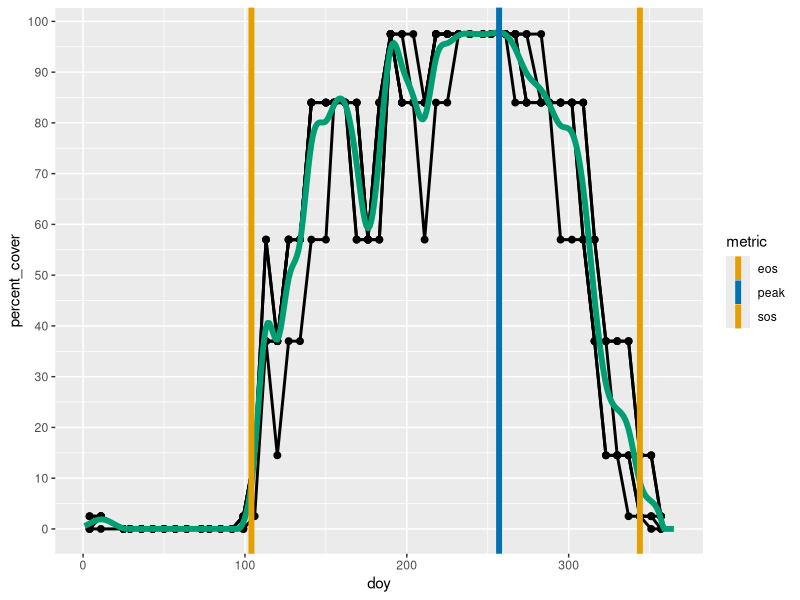

R code for this plot:
library(tidyverse)

#-------------------------------------------
# This data is part of the unreleased PHENOMET database.
# Values for the percent percent green canopy for mesquite at 
# the NORT site are provided in the repo for the relavant year.
# obtained with the following commented code.
#-------------------------------------------
#library(phenometR)

# all_pros_glan = get_species_phenophase('PRGL')
# 
# percent_cover_values = tribble(
#   ~PHENOPHASE, ~STATUS, ~PERCENT_COVER,
#   'DS_202',     0,       0,
#   'DS_202',     1,       2.5,
#   'DS_202',     2,       14.5,
#   'DS_202',     3,       37,
#   'DS_202',     4,       57,
#   'DS_202',     5,       84,
#   'DS_202',     6,       97.5
# )
# 
# 
# nort_2019 = all_pros_glan %>%
#   filter(PHENOPHASE %in% c('DS_202')) %>%
#   filter(SITE_CODE %in% c('NO')) %>%
#   filter(YEAR==2019) %>%
#   left_join(percent_cover_values, by=c('PHENOPHASE','STATUS')) %>%
#   rename_with(tolower)
# 
# write_csv(nort_2019, 'drone_analysis/data/nort_2019_ground_phenology.csv')
#-------------------------------------------


# here percent cover is the phenophase "Percentage of leaves green for deciduous shrubs"
nort_2019 = read_csv('drone_analysis/data/nort_2019_ground_phenology.csv')  



#------
# extract phenology
#------

threshold = 10 # equal 10% green lvs since the scale here is 0-100%
full_year = data.frame(doy = 1:365)
full_year$smoothed_percent_green_lvs = predict(smooth.spline(x=nort_2019$doy,y=nort_2019$percent_cover), x=full_year$doy)$y

# make sure the smoothed line doesn't drop below 0%
full_year$smoothed_percent_green_lvs = pmax(0, full_year$smoothed_percent_green_lvs)

peak = full_year$doy[which.max(full_year$smoothed_percent_green_lvs)]
# onset is the day where the curve crosses the threshold the final time before increasing to the peak
sos = max(full_year$doy[full_year$doy < peak & full_year$smoothed_percent_green_lvs <= threshold])
# end is the day where the  curve crosses the threshold the first time while decreasing from the peak.
eos = min(full_year$doy[full_year$doy > peak & full_year$smoothed_percent_green_lvs <= threshold])


nort_true_phenology = data.frame(sos, peak, eos) %>%
  pivot_longer(everything(), names_to='metric', values_to='doy')

#----------
# nice figure to summarize
#----------

ggplot(nort_2019, aes(x=doy, y=percent_cover)) + 
  geom_line(aes( group=plant_id), size=1) +
  geom_point(aes( group=plant_id), size=2) +
  geom_line(data=full_year, aes(y=smoothed_percent_green_lvs), color='#009e73', size=2) +
  geom_vline(data=nort_true_phenology, aes(xintercept=doy, color=metric), size=2) +
  scale_y_continuous(breaks = seq(0,100,10)) + 
  scale_color_manual(values=c('#e69f00','#0072b2','#e69f00'))


#------------
# Results to use in analysis
#-----------
nort_true_phenology
print(paste('2019 visits:',n_distinct(nort_2019$date)))
print(paste('n mesquite plants at NORT:',n_distinct(nort_2019$plant_id)))

